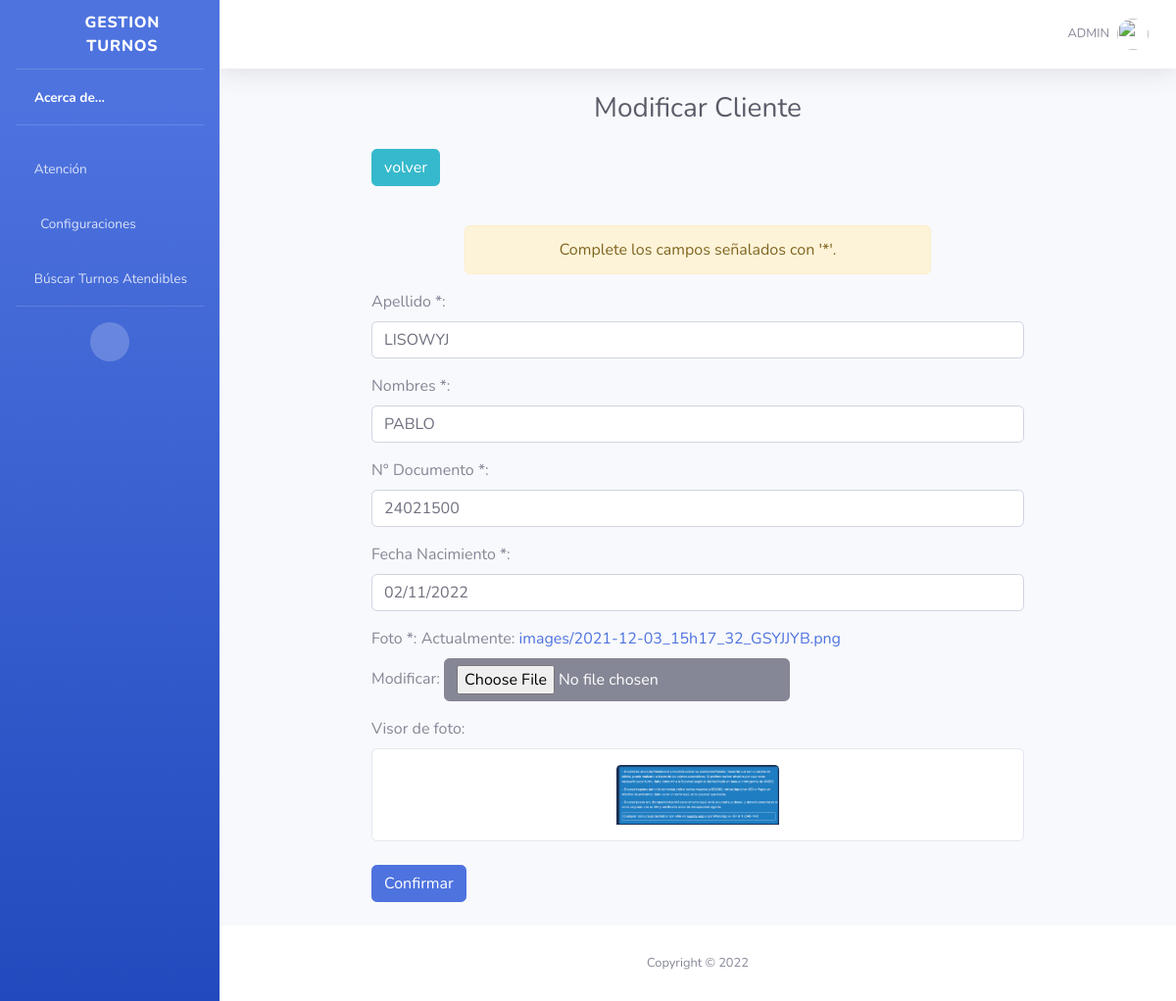
The page /cupdate/1/ (signed in) on the database its author committed.
### admin_turnos/models.py (models this page shows)
class Clientes(models.Model):
    id = models.AutoField(primary_key=True)
    apellido = UpperCaseCharField(max_length=50)
    nombres = UpperCaseCharField(max_length=50)
    documento = models.CharField(max_length=11)
    picture = models.ImageField(upload_to="images/",null=True)
    fec_nac = models.DateField(null=True)

### admin_turnos/views.py (the view)
# urls.py: path("cupdate/<pk>/", login_required(views.ClientesUpdateView.as_view()), name="cupdate"),
class ClientesUpdateView(UpdateView):
    model = Clientes
    success_url = reverse_lazy('clist')
    form_class = CustomClientesForm
    def get_context_data(self, **kwargs):
        context = super().get_context_data(**kwargs)
        context['show'] = "false"
        context['media'] = settings.MEDIA_URL
        context['titulo'] = 'Modificar Cliente'
        return context

### admin_turnos/forms.py (shortened to what this page needs)
class CustomClientesForm(forms.ModelForm):
    class Meta:
        model = Clientes
        fields = ['apellido', 'nombres', 'documento', 'fec_nac', 'picture']
    apellido = forms.CharField(label='Apellido *', min_length=1, max_length=50, widget=forms.TextInput(
        attrs={'class': 'form-control text-uppercase'}))
    nombres = forms.CharField(label='Nombres *', max_length=50, widget=forms.TextInput(
        attrs={'class': 'form-control text-uppercase'}))
    documento = forms.CharField(label='N° Documento *', max_length=11, widget=forms.NumberInput(
        attrs={'class': 'form-control text-uppercase'}))
    fec_nac = forms.DateField(label='Fecha Nacimiento *', widget=forms.DateInput(
        attrs={'class': 'form-control'}))
    picture = forms.ImageField(label='Foto *')

### admin_turnos/templates/admin_turnos/clientes_form.html (shortened to what this page needs)
{% extends "base.html" %}
{% block cuerpo %}
<div class="d-sm-flex align-items-center justify-content-center mb-4">
    <h1 class="h3 mb-0 text-gray-800">{{titulo}}</h1>
</div>
<div class="row align-items-center justify-content-center">
    <div class="container w-75">
        <a class="btn btn-info mb-4" href="{% url 'clist' %}">volver</a>
    </div>
    <br />
    <div class="alert alert-warning w-50 text-center m-3" >
        Complete los campos señalados con '*'.
    </div>
    {% load static %}
    <div class="container w-75">
        <form class="form-horizontal"  method="post" enctype="multipart/form-data">
            {{ form.as_p }}
            <label>Visor de foto:</label>
            <div class="card align-items-center  justify-content-center " >
                {% if form.picture.value %}
                    <img src="{{ media }}{{form.picture.value}}" class="card-img-top w-25 m-3">
                {% else %}
                    <img src="{% static 'img/client.png'%}" class="card-img-top m-3" style="width:50px;">
                {% endif %}
            </div>
            <br />
            <input class="btn btn-primary mb-4" type="submit" value="Confirmar">
        </form>
    </div>
</div>
{% endblock %}

### templates/base.html (shortened to what this page needs)
<!DOCTYPE html>
<html lang="en">
<head>
    {% load static %}
    <link href="{% static 'vendor/fontawesome-free/css/all.min.css'%}" rel="stylesheet" />
    <link href="{% static 'css/sb-admin-2.min.css'%}" rel="stylesheet" />
</head>
<body id="page-top">
    <div id="wrapper">
        <ul class="navbar-nav bg-gradient-primary sidebar sidebar-dark accordion" id="accordionSidebar">
            <a class="sidebar-brand d-flex align-items-center justify-content-center" href="{% url 'main' %}">
                <div class="sidebar-brand-icon rotate-n-15">
                    <i class="fa fa-building"></i>
                </div>
                <div class="sidebar-brand-text mx-3">Gestion turnos</div>
            </a>
            <hr class="sidebar-divider my-0">
            <li class="nav-item active">
                <a class="nav-link" href="{% url 'about' %}">
                    <i class='fa fa-users'></i>
                    <span>Acerca de...</span></a>
            </li>
            <hr class="sidebar-divider">
            {% if user.id %}
                <li class="nav-item">
                    <a class="nav-link collapsed" href="#" data-toggle="collapse" data-target="#atencion"
                        aria-expanded="true" aria-controls="atencion">
                        <i class='fas fa-laptop-medical'></i>
                        <span>Atención</span>
                    </a>
                </li>
                <li class="nav-item">
                    <a class="nav-link collapsed" href="#" data-toggle="collapse" data-target="#config" aria-expanded="true"
                        aria-controls="config">
                        <i class="fas fa-fw fa-cog"></i>
                        <span>Configuraciones</span>
                    </a>
                </li>
                <li class="nav-item">
                    <a class="nav-link" href="{% url 'finder' %}">
                        <i class='fa fa-search'></i>
                        <span>Búscar Turnos Atendibles</span></a>
                </li>
                <hr class="sidebar-divider d-none d-md-block">
            {% endif %}
            <div class="text-center d-none d-md-inline">
                <button class="rounded-circle border-0" id="sidebarToggle"></button>
            </div>
        </ul>
        <div id="content-wrapper" class="d-flex flex-column">
            <div id="content">
                <nav class="navbar navbar-expand navbar-light bg-white topbar mb-4 static-top shadow">
                    <ul class="navbar-nav ml-auto">
                        {% if request.user.id %}
                            <li class="nav-item dropdown no-arrow">
                                <a class="nav-link dropdown-toggle" href="#" id="userDropdown" role="button" data-toggle="dropdown"
                                    aria-haspopup="true" aria-expanded="false">
                                    {% if request.user.first_name and request.user.last_name %}
                                        <span class="mr-2 d-none d-lg-inline text-gray-600 small text-uppercase">{{ request.user.first_name }} {{ request.user.last_name }}</span>
                                    {% else %}
                                        <span class="mr-2 d-none d-lg-inline text-gray-600 small text-uppercase">{{ request.user.username }}</span>
                                    {% endif %}
                                    <img class="img-profile rounded-circle" src="{% static 'img/user.png'%}">
                                </a>
                            </li>
                        {% endif %}
                    </ul>
                </nav>
                <div class="container-fluid">
                    {% block cuerpo %}
                    {% endblock %}
                </div>
            </div>
            <footer class="sticky-footer bg-white">
                <div class="container my-auto">
                    <div class="copyright text-center my-auto">
                        <span>Copyright &copy; 2022</span>
                    </div>
                </div>
            </footer>
        </div>
    </div>
    <link rel="stylesheet" href="//code.jquery.com/ui/1.13.2/themes/base/jquery-ui.css">
</body>
</html>

### rows shown on the page
Clientes: apellido "Lisowyj", nombres "Pablo", documento "24021500", fec_nac "02/11/2022", picture.value (picture)

### other values the page prints
{{ request.user.username }} "ADMIN"
{{ titulo }} "Modificar Cliente"
